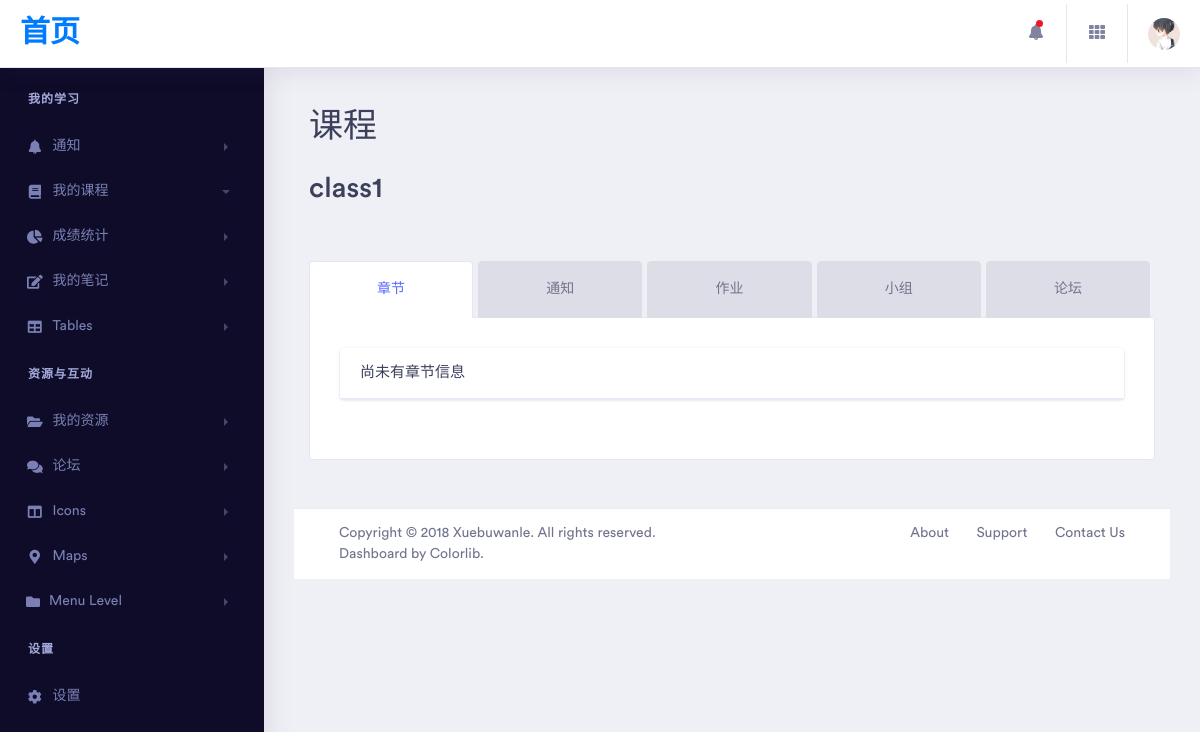
The app's page /studentClass/1/section/ (signed in), older data.
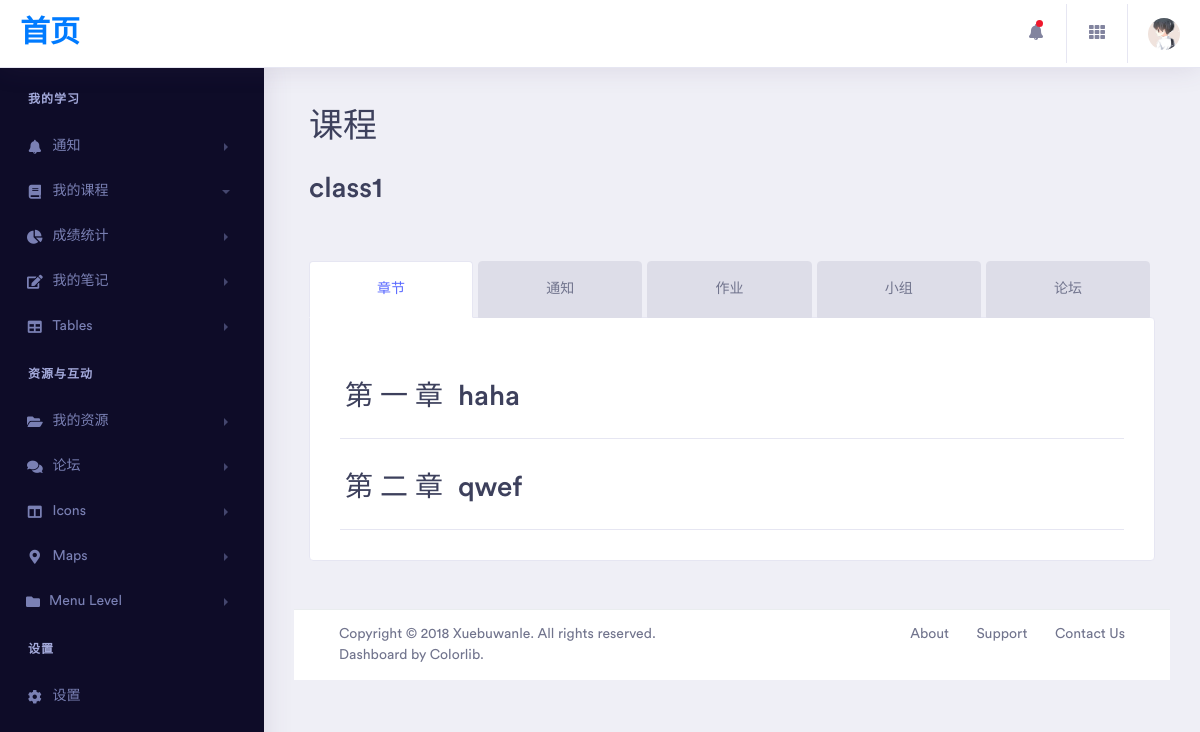
The same page, newer data.
### db/models.py (models this page shows)
class Class(models.Model):
    class_name = models.CharField(max_length=200)
    create_date = models.DateTimeField(auto_now=True)
    info = models.TextField()
    teachers = models.ManyToManyField(
        Teacher,
        through='TeachMembership',
        through_fields=('class_id', 'teacher')
    )
    tas = models.ManyToManyField(
        TA,
        through='TAMembership',
        through_fields=('class_id', 'ta')
    )
    students = models.ManyToManyField(
        Student,
        through='StudentMembership',
        through_fields=('class_id', 'student'),
    )

class Section(models.Model):
    class_id = models.ForeignKey(Class, on_delete=models.CASCADE)
    number = models.IntegerField()
    name = models.CharField(max_length=50)
    info = models.TextField(max_length=50)
    files = models.ManyToManyField(
        File,
        through='SectionHasFile',
        through_fields=('section', 'file')
    )

### section/views.py (the view)
# urls.py: path('', section),
@login_required
def section(request, class_id):
    class_name = Class.objects.get(id=class_id).class_name
    sections = Section.objects.filter(class_id__id=class_id).all()
    length = len(sections)
    tmpSection = []
    numbers = ['零', '一', '二', '三', '四', '五', '六', '七', '八', '九', '十', '十一', '十二']
    for section in sections:
        tmpSection.append({
            'section_name': section.name,
            'number': section.number,
            'section_number': numbers[section.number]
        })
    return render(request, "teacher/teacherClassSection.html", {
        "class_id": class_id,
        "section_lists": tmpSection,
        "class_name": class_name,
        "len": length,
        "isteacher": is_teacher_of(request.user.id, class_id),
    })

### utils/funcs.py (called while the page is built)
def is_teacher_of(user_id, class_id):
    try:
        cl = Class.objects.get(id=class_id)
        return Teacher.objects.get(id__id=user_id) in cl.teachers.all()
    except Exception as e:
        return False

### templates/teacher/teacherClassSection.html (shortened to what this page needs)
{% extends "commonTeacher.html" %}
{% block kk %}
    {% load static %}
    <div class="col-xl-12 col-lg-12 col-md-12 col-sm-12 col-12 mb-5">
        <div class="section-block">
            <h1 class="section-title">课程</h1>
            <br>
            <h2>{{ class_name }}</h2>
        </div>
        <br>
        <br>
        <div class="tab-regular">
            <ul class="nav nav-tabs nav-fill">
                <li class="nav-item">
                    <a class="nav-link active" href="/teacherClass/{{ class_id }}/section/">章节</a>
                </li>
                <li class="nav-item">
                    <a class="nav-link" href="/teacherClass/{{ class_id }}/notification/">通知</a>
                </li>
                <li class="nav-item">
                    <a class="nav-link" href="/teacherClass/{{ class_id }}/homework/">作业</a>
                </li>
                <li class="nav-item">
                    <a class="nav-link" href="/teacherClass/{{ class_id }}/group/" role="tab">小组</a>
                </li>
                <li class="nav-item">
                    <a class="nav-link" href="/teacherClass/{{ class_id }}/discuss/" role="tab">论坛</a>
                </li>
            </ul>
            <div class="tab-content" id="myTabContent7">
                {% ifequal 0 len %}
                    <div class="card">
                        <div class="card-header">
                            <h5 class="mb-0">
                                尚未有章节信息
                            </h5>
                        </div>
                    </div>
                {% endifequal %}
                {% for section in section_lists %}
                    <a href="/teacherClass/{{ class_id }}/section/detail/{{ section.number }}/">
                        <br>
                        <div class="card-header" >
                            <h2 class="row">
                                <div>
                                    第 {{ section.section_number }} 章
                                </div>
                                <div class="col-xl-5 col-lg-5 col-md-5 col-sm-3 col-3">
                                    {{ section.section_name }}
                                </div>
                            </h2>
                        </div>
                    </a>
                {% endfor %}
            </div>
        </div>
    </div>
{% endblock %}

### templates/commonTeacher.html (shortened to what this page needs)
<!doctype html>
<html lang="en">
<head>
    {% load static %}
    <link rel="stylesheet" href="{% static "assets/vendor/bootstrap/css/bootstrap.min.css" %}">
    <link href="{% static "assets/vendor/fonts/circular-std/style.css" %}" rel="stylesheet">
    <link rel="stylesheet" href="{% static "assets/libs/css/style.css" %}">
    <link rel="stylesheet" href="{% static "assets/vendor/fonts/fontawesome/css/fontawesome-all.css" %}">
</head>
<body>
<div class="dashboard-main-wrapper">
    <div class="dashboard-header">
        <nav class="navbar navbar-expand-lg bg-white fixed-top">
            <a class="navbar-brand" href="/teacherMain">首页</a>
            <div class="collapse navbar-collapse " id="navbarSupportedContent">
                <ul class="navbar-nav ml-auto navbar-right-top">
                    <li class="nav-item dropdown notification">
                        <a class="nav-link nav-icons" href="#" id="navbarDropdownMenuLink1" data-toggle="dropdown" aria-haspopup="true" aria-expanded="false"><i class="fas fa-fw fa-bell"></i> <span class="indicator"></span></a>
                    </li>
                    <li class="nav-item dropdown connection">
                        <a class="nav-link" href="#" id="navbarDropdown" role="button" data-toggle="dropdown" aria-haspopup="true" aria-expanded="false"> <i class="fas fa-fw fa-th"></i> </a>
                    </li>
                    <li class="nav-item dropdown nav-user">
                        <a class="nav-link nav-user-img" href="/templates/teacher/config.html" id="navbarDropdownMenuLink2" data-toggle="dropdown" aria-haspopup="true" aria-expanded="false"><img src="{% static "assets/images/temp1.jpeg" %}" alt="" class="user-avatar-md rounded-circle"></a>
                    </li>
                </ul>
            </div>
        </nav>
    </div>
    <div class="nav-left-sidebar sidebar-dark">
        <div class="menu-list">
            <nav class="navbar navbar-expand-lg navbar-light">
                <div class="collapse navbar-collapse" id="navbarNav">
                    <ul class="navbar-nav flex-column">
                        <li class="nav-divider">
                            我的学习
                        </li>
                        <li class="nav-item ">
                            <a class="nav-link" href="#" data-toggle="collapse" aria-expanded="false" data-target="#submenu-1" aria-controls="submenu-1"><i class="fa fa-fw fa-bell"></i>通知 <span class="badge badge-success">6</span></a>
                        </li>
                        <li class="nav-item">
                            <a class="nav-link" href="#" data-toggle="collapse" aria-expanded="true" data-target="#submenu-2" aria-controls="submenu-2"><i class="fa fa-fw fa-book"></i>我的课程</a>
                        </li>
                        <li class="nav-item">
                            <a class="nav-link" href="#" data-toggle="collapse" aria-expanded="false" data-target="#submenu-3" aria-controls="submenu-3"><i class="fas fa-fw fa-chart-pie"></i>成绩统计</a>
                        </li>
                        <li class="nav-item ">
                            <a class="nav-link" href="#" data-toggle="collapse" aria-expanded="false" data-target="#submenu-4" aria-controls="submenu-4"><i class="fas fa-fw fa-edit"></i>我的笔记</a>
                        </li>
                        <li class="nav-item">
                            <a class="nav-link" href="#" data-toggle="collapse" aria-expanded="false" data-target="#submenu-5" aria-controls="submenu-5"><i class="fas fa-fw fa-table"></i>Tables</a>
                        </li>
                        <li class="nav-divider">
                            资源与互动
                        </li>
                        <li class="nav-item">
                            <a class="nav-link" href="#" data-toggle="collapse" aria-expanded="false" data-target="#submenu-6" aria-controls="submenu-6"><i class="fas fa-fw fa-folder-open"></i>我的资源</a>
                        </li>
                        <li class="nav-item">
                            <a class="nav-link" href="#" data-toggle="collapse" aria-expanded="false" data-target="#submenu-7" aria-controls="submenu-7"><i class="fas fa-fw fa-comments"></i>论坛 <span class="badge badge-secondary">New</span></a>
                        </li>
                        <li class="nav-item">
                            <a class="nav-link" href="#" data-toggle="collapse" aria-expanded="false" data-target="#submenu-8" aria-controls="submenu-8"><i class="fas fa-fw fa-columns"></i>Icons</a>
                        </li>
                        <li class="nav-item">
                            <a class="nav-link" href="#" data-toggle="collapse" aria-expanded="false" data-target="#submenu-9" aria-controls="submenu-9"><i class="fas fa-fw fa-map-marker-alt"></i>Maps</a>
                        </li>
                        <li class="nav-item">
                            <a class="nav-link" href="#" data-toggle="collapse" aria-expanded="false" data-target="#submenu-10" aria-controls="submenu-10"><i class="fas fa-f fa-folder"></i>Menu Level</a>
                        </li>
                        <li class="nav-divider">
                            设置
                        </li>
                        <li class="nav-item ">
                            <a class="nav-link" href="#"><i class="fa fa-fw fa-cog"></i>设置</a>
                        </li>
                    </ul>
                </div>
            </nav>
        </div>
    </div>
    <div class="dashboard-wrapper">
        <div class="container-fluid dashboard-content">
            {% block kk %}
            {% endblock %}
            <div class="footer">
                <div class="container-fluid">
                    <div class="row">
                        <div class="col-xl-6 col-lg-6 col-md-12 col-sm-12 col-12">
                            Copyright © 2018 Xuebuwanle. All rights reserved. Dashboard by Colorlib.
                        </div>
                        <div class="col-xl-6 col-lg-6 col-md-12 col-sm-12 col-12">
                            <div class="text-md-right footer-links d-none d-sm-block">
                                <a href="javascript: void(0);">About</a>
                                <a href="javascript: void(0);">Support</a>
                                <a href="javascript: void(0);">Contact Us</a>
                            </div>
                        </div>
                    </div>
                </div>
            </div>
        </div>
    </div>
</div>
</body>
</html>

Row changes from the older to the newer data that the page shows:
added Section: section_name "haha"
added Section: section_name "qwef"
Text that changed along with them:
new list line: "第 一 章"
new list line: "第 二 章"
text no longer shown: "尚未有章节信息"
